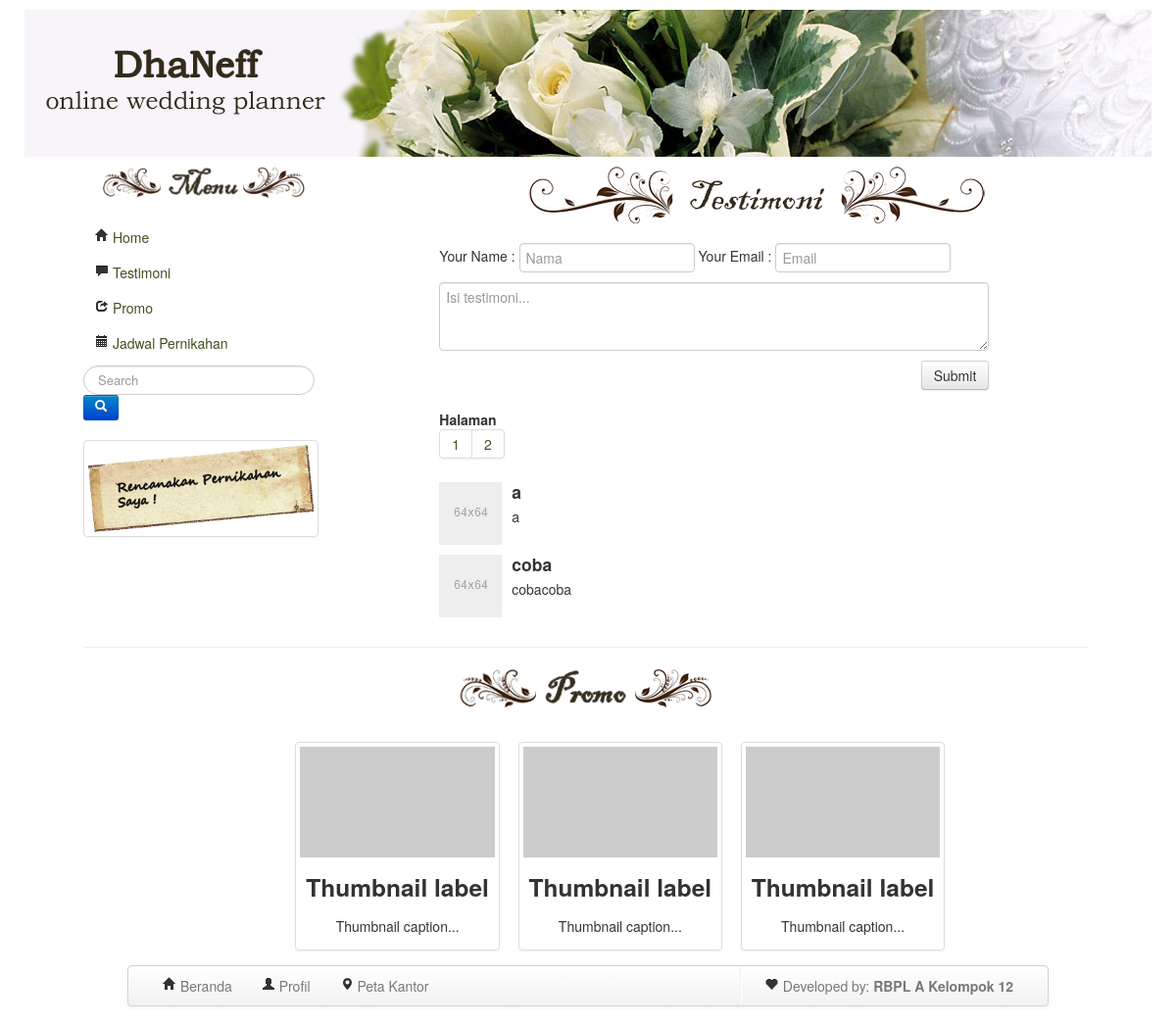
/view/view-testimoni.php?page=2, run on the app's committed database.
### tables this page shows
CREATE TABLE IF NOT EXISTS `testimoni` (
  `testi_id` int(255) NOT NULL AUTO_INCREMENT,
  `nama` varchar(255) NOT NULL,
  `email` varchar(255) NOT NULL,
  `isi_testi` text NOT NULL,
  PRIMARY KEY (`testi_id`)
);

### view/view-testimoni.php (the view, shortened to what this page needs)
<?php
include_once ('header.php');
echo "<div class='span8 offset1'>";
?>
<!DOCTYPE html>
<html>
			<center><img src="../lib/img/testimoni_header.png"> </center><br>
			<div class='span10'>
			<form class="form-horizontal" method="post" action="../model/control-testimoni.php">
			<tr>
			<td>
			  <p>
			Your Name	:
			<input class="span4" type="text" name="nama" id="inputNama" placeholder="Nama">
			Your Email	:
			    <input class="span4" type="email" name="email" id="inputEmail" placeholder="Email">
		      </p>
			  <center>
			  <p>
			    <textarea rows="3" class="span12" input type="text" name="isi_testi" id="inputIsi" placeholder="Isi testimoni..."></textarea>
			  </p>
			  <button type="submit" name="simpan_testimoni" class="btn pull-right" id="daftar_btn">Submit</button>
			</form>
			</div>
			<br>
		<?php
	echo "<div class='span8'>";
        $per_page = 3;
        $result = mysql_query("SELECT * FROM testimoni ORDER BY testi_id DESC");
        $total_results = mysql_num_rows($result);
        $total_pages = ceil($total_results / $per_page);
        if (isset($_GET['page']) && is_numeric($_GET['page']))
        {
                $show_page = $_GET['page'];
                if ($show_page > 0 && $show_page <= $total_pages)
                {
                        $start = ($show_page -1) * $per_page;
                        $end = $start + $per_page;
                }
                else
                {
                        $start = 0;
                        $end = $per_page;
                }
        }
        else
        {
                $start = 0;
                $end = $per_page;
        }
        echo "<div class='pagination pagination-center'> ";
		echo "<b>Halaman</b>";
		echo "<br>";
		echo "<ul>";
        for ($i = 1; $i <= $total_pages; $i++)
        {
                echo "<li><a href='view-testimoni.php?page=$i'>$i</a></li> ";
        }
        echo "</ul>";
		echo "</div>";
        for ($i = $start; $i < $end; $i++)
        {
                if ($i == $total_results) { break; }
                echo "<tr>";
				echo "<td><ul class='media-list'><body body bgcolor='#CCFF33'><li class='media'>";
				echo "<a class='pull-left' href='#'><img class='media-object' src='../lib/img/64.png'></a>";
				echo "<div class='media-body'>";
                echo '<h4 class="media-heading">' . mysql_result($result, $i, 'nama') . '</h4>';
                echo '<td>' . mysql_result($result, $i, 'isi_testi') . '</td>';
                echo "</div> </li></body></ul></td></tr>";
        }
?>
		</div></div></div>
<?php
	include_once ('footer.php');
?>

### data on the page
testimoni: nama "a", isi_testi "a"
testimoni: nama "coba", isi_testi "cobacoba"
